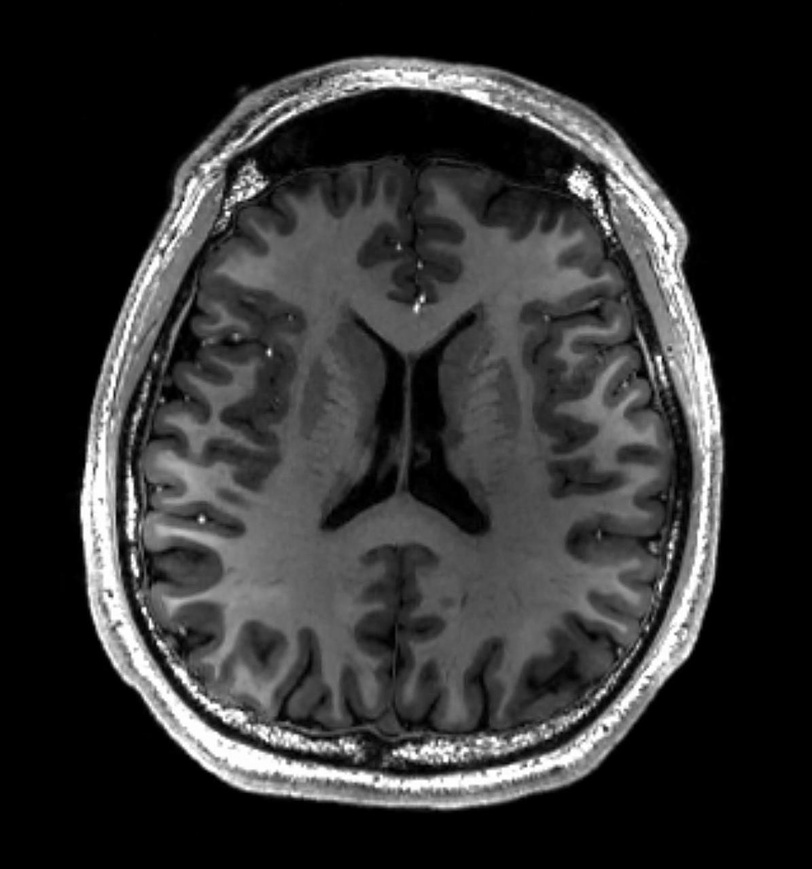
#> input picture images/Q4.jpg, 812 x 869 px, shrunk from 1195 x 1280 before the run
$ python Task04.1.py
#> lines starting #> are read from the running program, lines starting #| are printed output that depends on the picture; after the words box and inside, x2 and y2 are one past the last pixel; in counts of white or black regions, pixels touching at a corner belong together
import cv2
import numpy as np
import matplotlib.pyplot as plt

def main():
    # Load the image labeled as Q4.jpg
    image_path = '../images/Q4.jpg'
    image = cv2.imread(image_path)
#> image is the input picture: shape (869, 812, 3); min 0, max 255, mean 48.6

    # Check if the image is loaded
    if image is None:
        print(f"Could not open or find the image {image_path}")
        return

    # Convert to grayscale if necessary
    gray_image = cv2.cvtColor(image, cv2.COLOR_BGR2GRAY)

    # Apply Otsu's thresholding
    _, otsu_thresholded = cv2.threshold(gray_image, 0, 255, cv2.THRESH_BINARY + cv2.THRESH_OTSU)
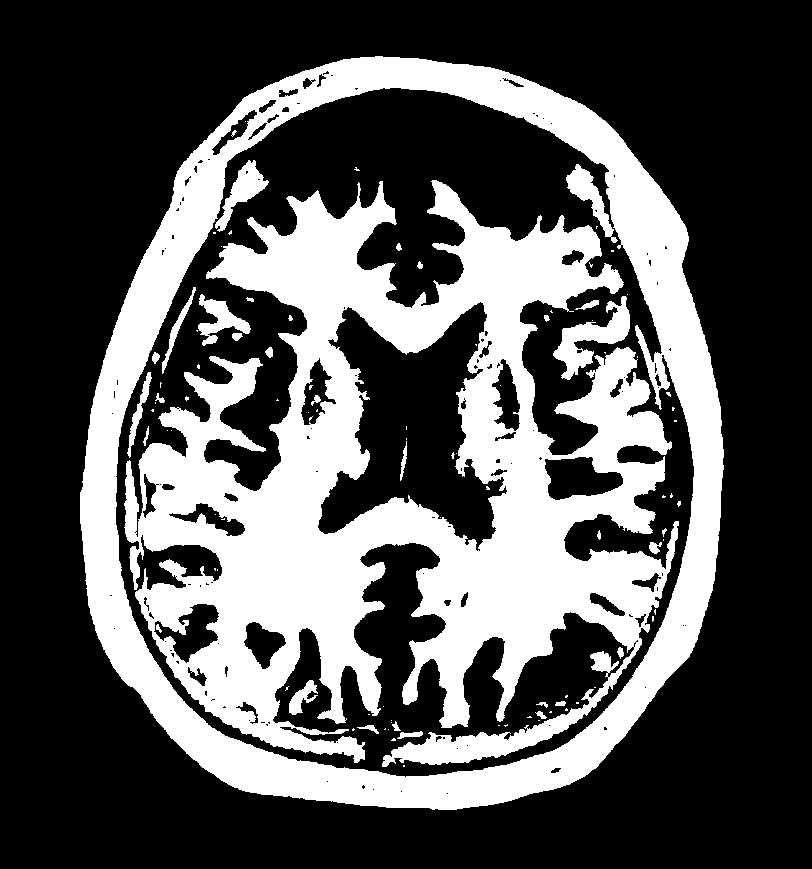
#> otsu_thresholded: shape (869, 812); 33.5% white; 100 white regions (67 under 20 px), largest, box (x1, y1, x2, y2) and area: (124, 180, 679, 767) 145908, (80, 56, 724, 810) 81363, (553, 296, 630, 380) 2320

    # Create an overlay image
    overlay_image = cv2.addWeighted(image, 0.5, cv2.cvtColor(otsu_thresholded, cv2.COLOR_GRAY2BGR), 0.5, 0)
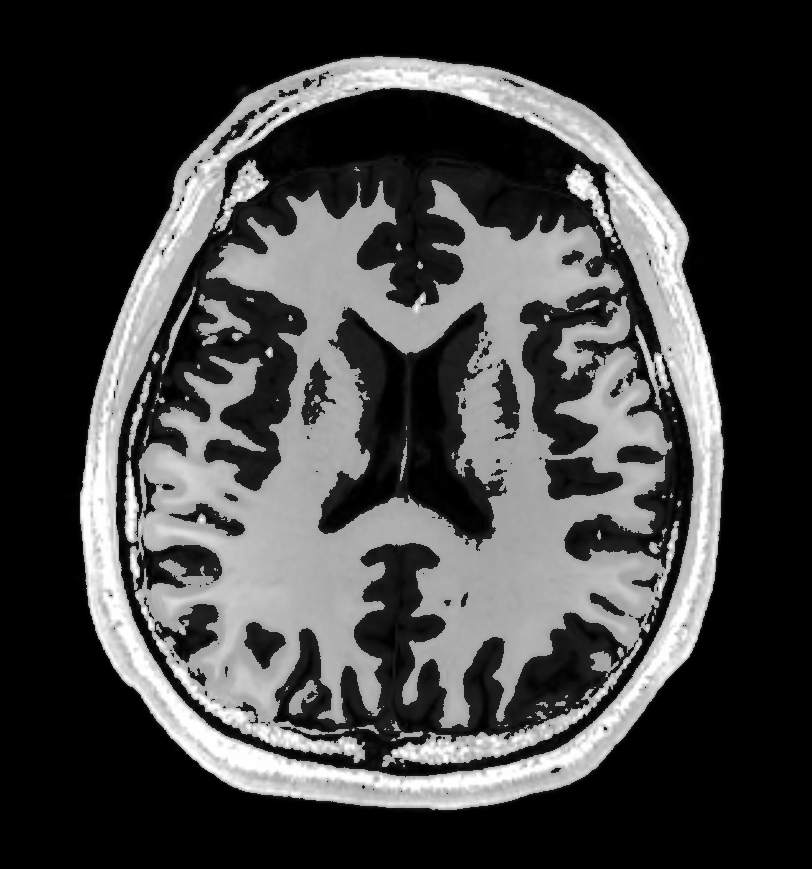
#> overlay_image: shape (869, 812, 3); min 0, max 255, mean 67

    # Plotting
    plt.figure(figsize=(12, 8))

    plt.subplot(2, 2, 1)
    plt.title("Original Image")
    plt.imshow(cv2.cvtColor(image, cv2.COLOR_BGR2RGB))
    plt.axis('off')

    plt.subplot(2, 2, 2)
    plt.title("Otsu's Thresholded Image")
    plt.imshow(otsu_thresholded, cmap='gray')
    plt.axis('off')

    plt.subplot(2, 2, 3)
    plt.title("Overlay Image")
    plt.imshow(cv2.cvtColor(overlay_image, cv2.COLOR_BGR2RGB))
    plt.axis('off')

    # Plot histogram with Otsu threshold
    plt.subplot(2, 2, 4)
    plt.title("Histogram with Otsu's Threshold")
    hist = cv2.calcHist([gray_image], [0], None, [256], [0, 256])
#> hist = 256 values, max 307465 at index 0, min 291 at index 228, mean 2756.4
    plt.plot(hist)
    threshold_value = cv2.threshold(gray_image, 0, 255, cv2.THRESH_BINARY + cv2.THRESH_OTSU)[0]
#> threshold_value = 66
    plt.axvline(threshold_value, color='r', linestyle='dashed', linewidth=2)
    plt.xlim([0, 256])

    plt.tight_layout()
    plt.show()
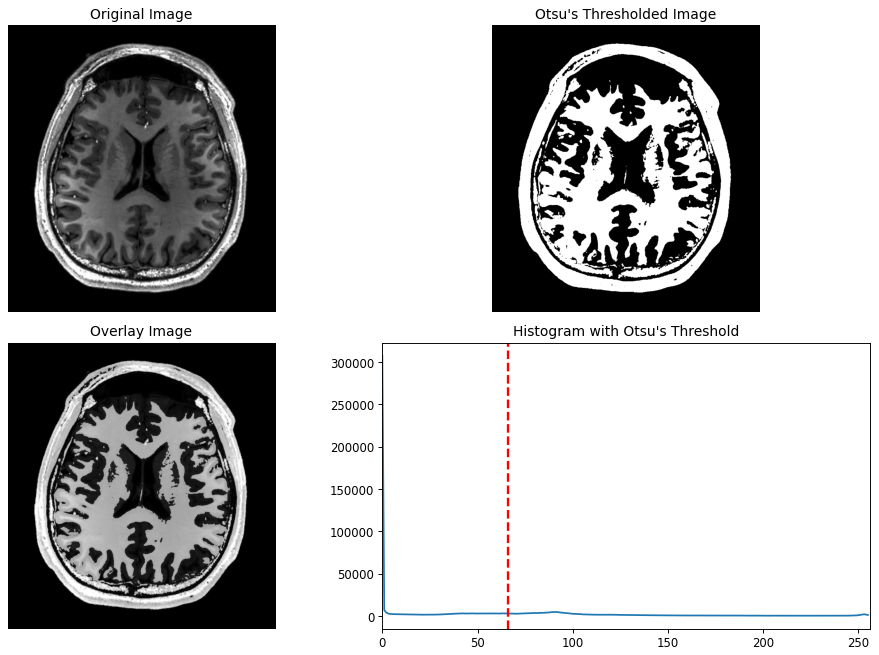
#> figure drawn by matplotlib, 4 panels; panel 4: curve peaks at x = 0, y = 307465

if __name__ == "__main__":
    main()

$ run again, with images/Q1.jpg copied over images/Q4.jpg
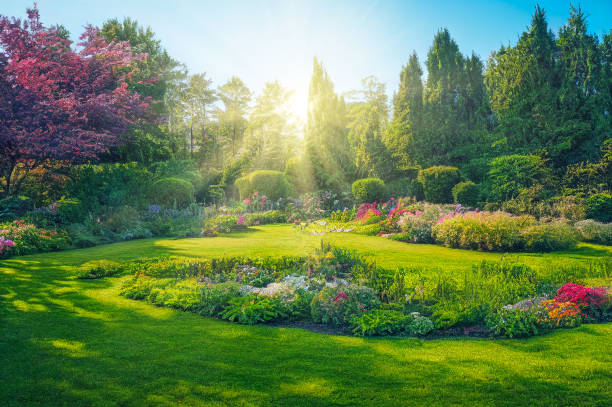
#> input picture images/Q1.jpg, 612 x 407 px
#> in main, image is the input picture: shape (407, 612, 3); mean B, G, R 83.7, 130.2, 102.3
#> in main, `_, otsu_thresholded = cv2.threshold(gray_image, 0, 255, cv2.THRESH_BIN..`:
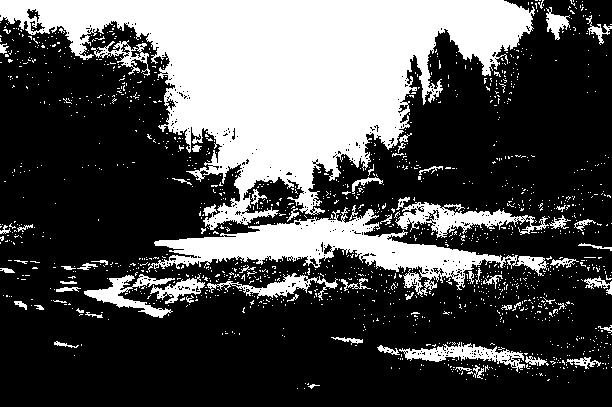
#> otsu_thresholded: shape (407, 612); 31% white; 1456 white regions (1391 under 20 px), largest, box (x1, y1, x2, y2) and area: (0, 0, 535, 230) 52494, (148, 207, 549, 297) 10350, (395, 202, 549, 238) 2114
#> hist = 256 values, max 2295 at index 68, min 0 at index 0, mean 973
#> threshold_value = 137
#> in main, `plt.show()`:
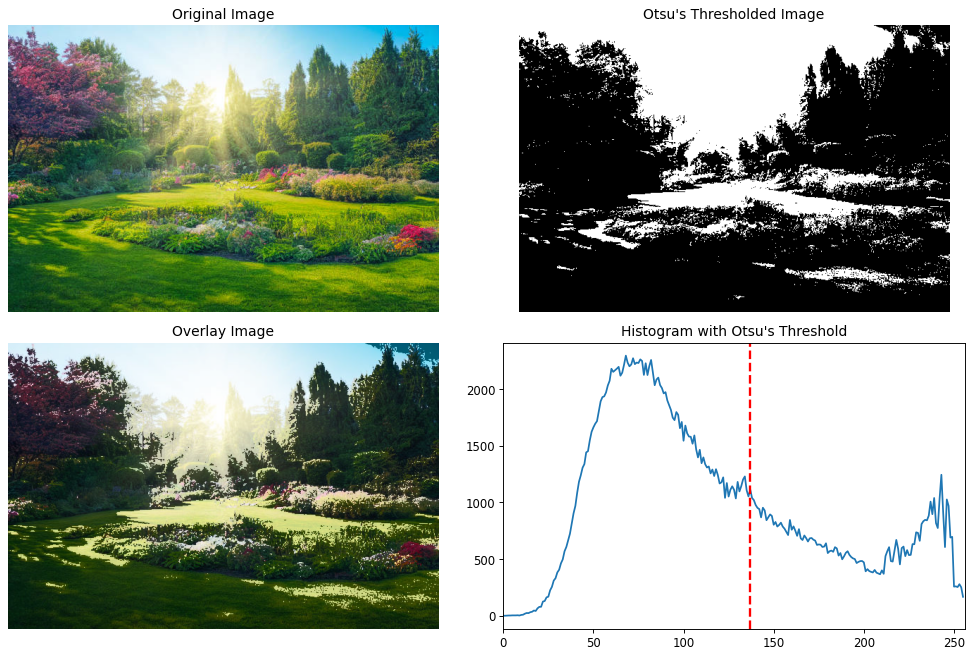
#> figure drawn by matplotlib, 4 panels; panel 4: curve peaks at x = 68, y = 2295

$ run again, with images/Q2.jpg copied over images/Q4.jpg
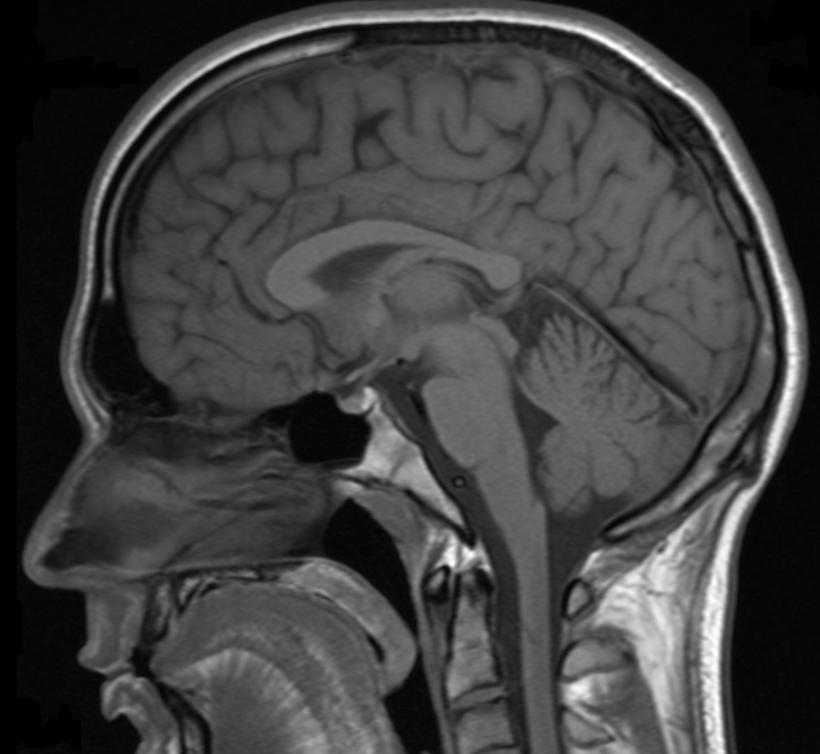
#> input picture images/Q2.jpg, 820 x 754 px
#> in main, image is the input picture: shape (754, 820, 3); min 0, max 255, mean 63.9
#> in main, `_, otsu_thresholded = cv2.threshold(gray_image, 0, 255, cv2.THRESH_BIN..`:
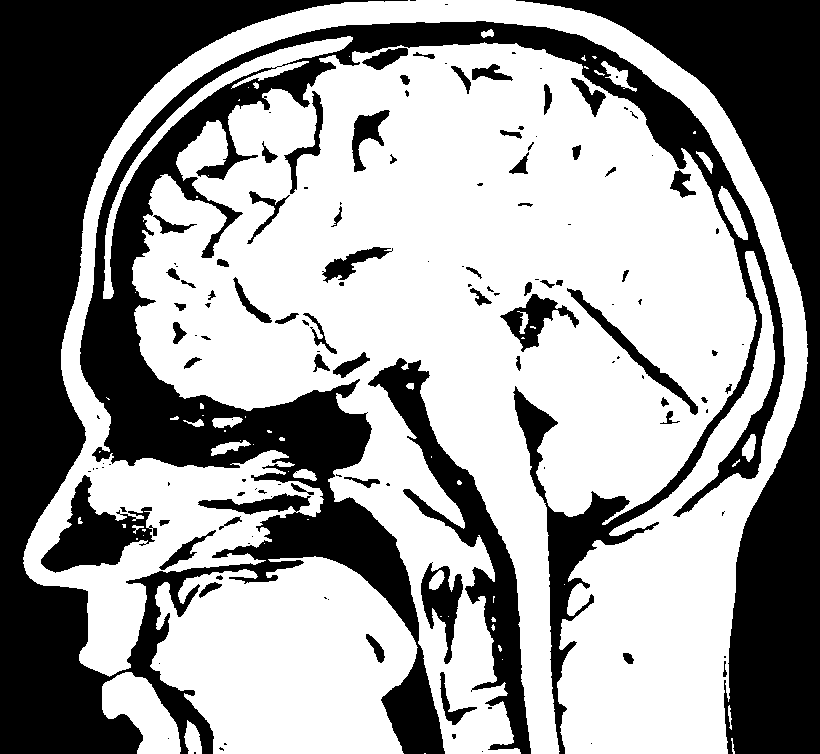
#> otsu_thresholded: shape (754, 820); 60% white; 137 black regions (68 under 20 px), largest, box (x1, y1, x2, y2) and area: (0, 0, 785, 754) 159430, (516, 0, 820, 754) 54924, (368, 358, 531, 754) 12150
#> hist = 256 values, max 37954 at index 6, min 26 at index 254, mean 2415.2
#> threshold_value = 56
#> in main, `plt.show()`:
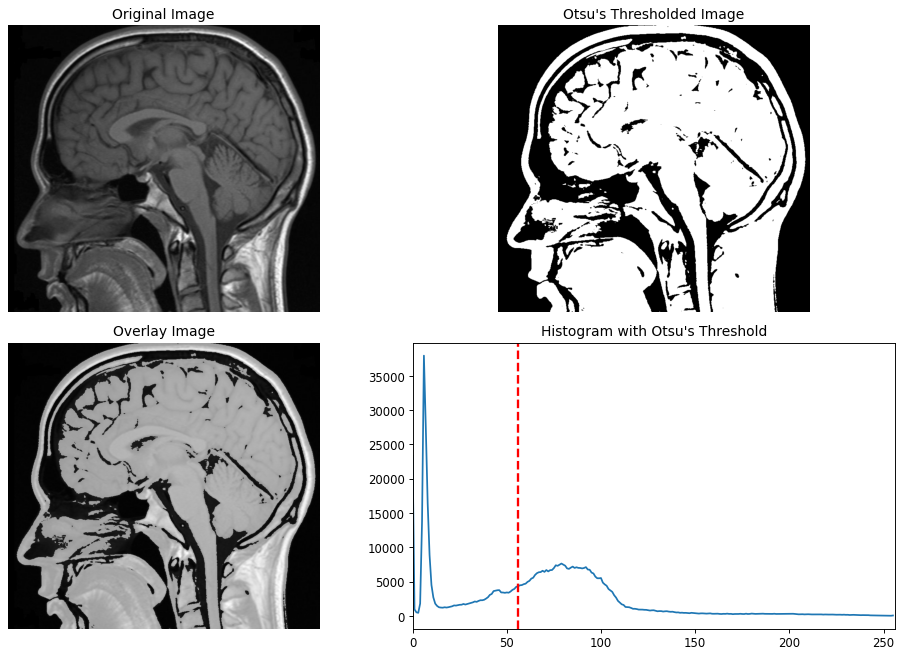
#> figure drawn by matplotlib, 4 panels; panel 4: curve peaks at x = 6, y = 37954

$ run again, with images/Q3.jpg copied over images/Q4.jpg
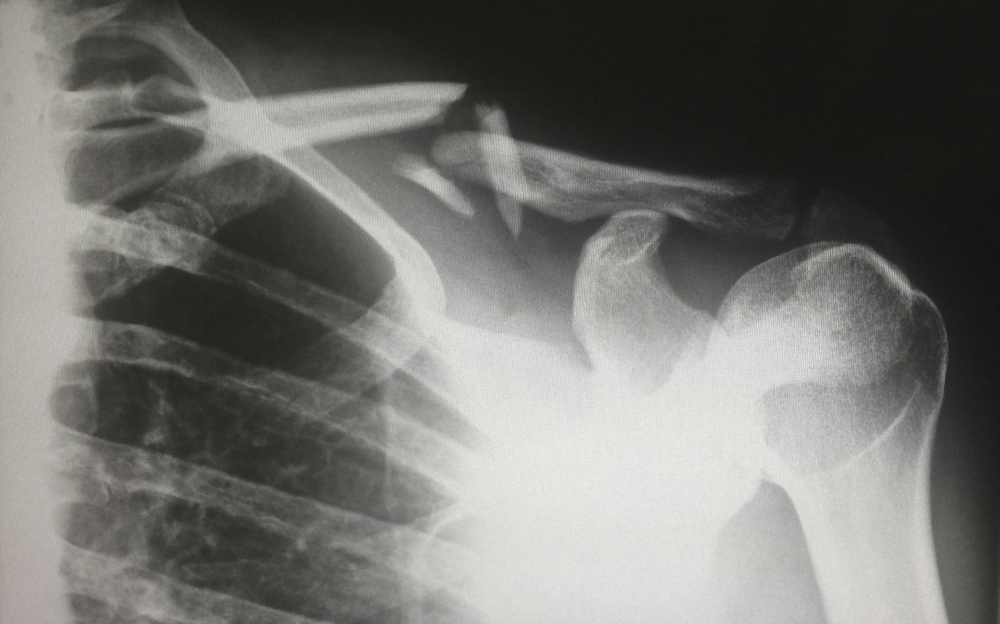
#> input picture images/Q3.jpg, 1000 x 624 px, shrunk from 1280 x 799 before the run
#> in main, image is the input picture: shape (624, 1000, 3); mean B, G, R 111.6, 115.6, 115.4
#> in main, `_, otsu_thresholded = cv2.threshold(gray_image, 0, 255, cv2.THRESH_BIN..`:
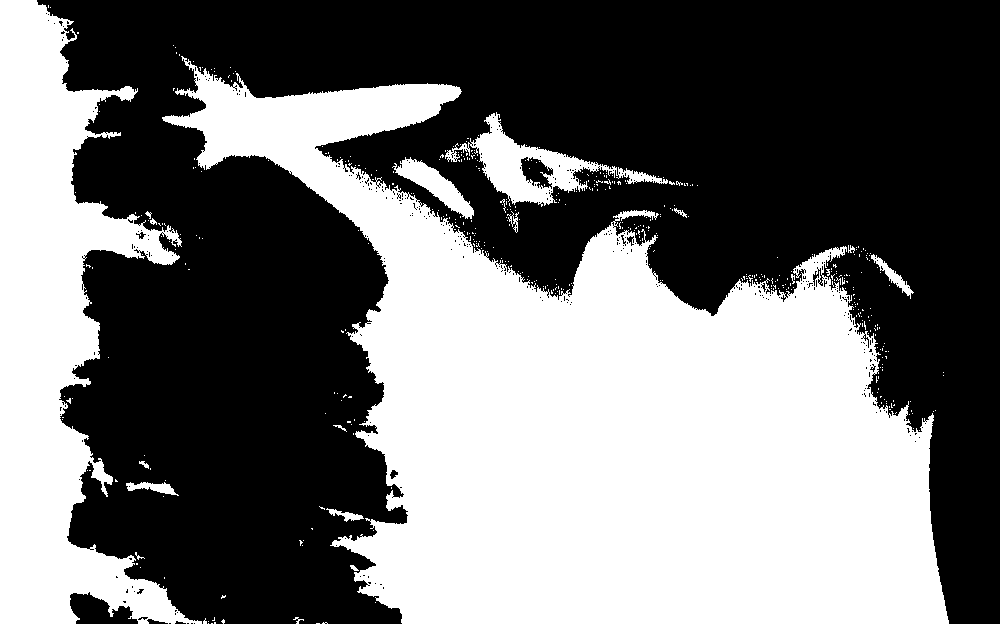
#> otsu_thresholded: shape (624, 1000); 44.4% white; 467 white regions (448 under 20 px), largest, box (x1, y1, x2, y2) and area: (162, 56, 949, 624) 210179, (0, 0, 202, 624) 57269, (445, 112, 668, 207) 5263
#> hist = 256 values, max 21252 at index 23, min 0 at index 0, mean 2437.5
#> threshold_value = 122
#> in main, `plt.show()`:
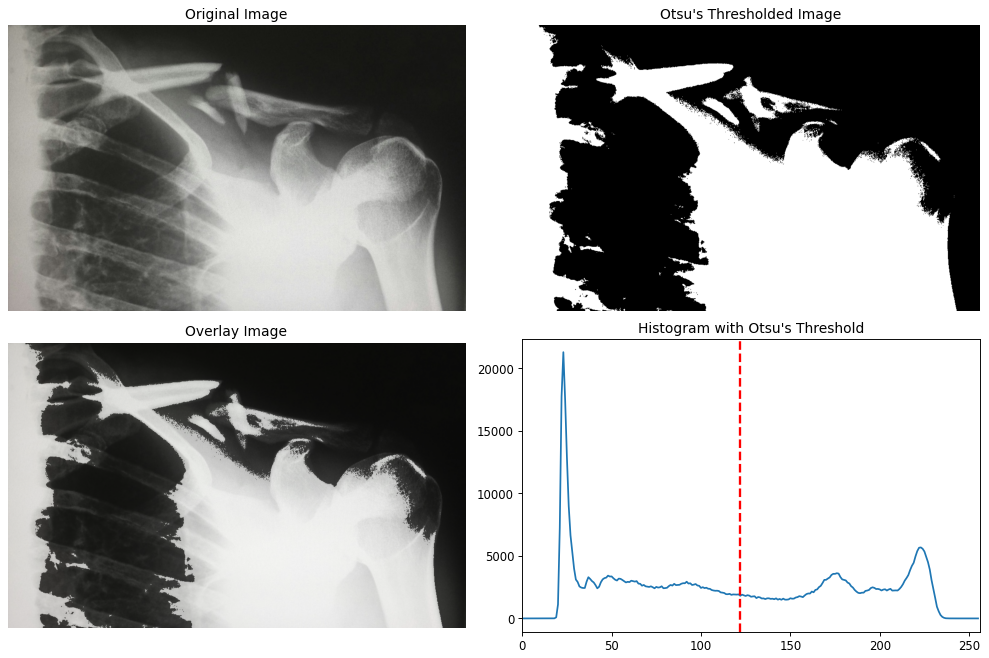
#> figure drawn by matplotlib, 4 panels; panel 4: curve peaks at x = 23, y = 21252
